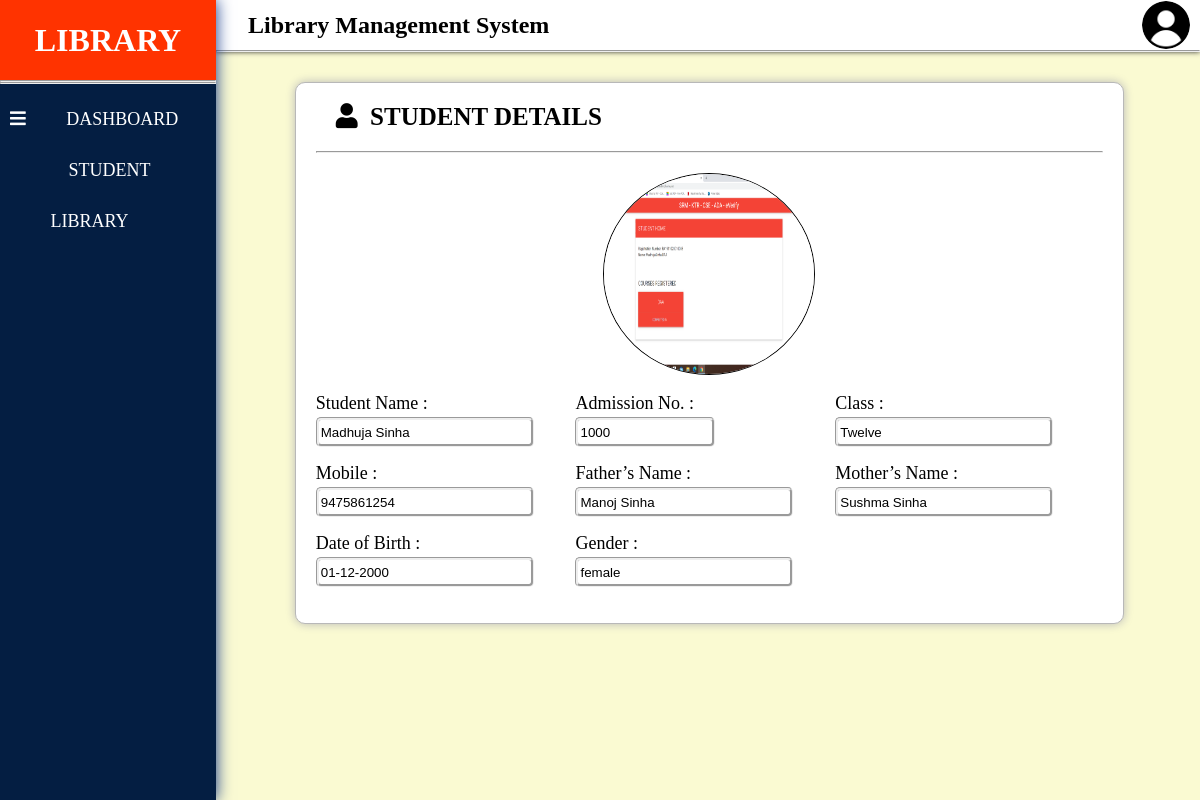
The page /student_details.php?var=1000 (signed in) on the database its author committed.
### tables this page shows
CREATE TABLE IF NOT EXISTS `student` (
  `id` int(10) NOT NULL AUTO_INCREMENT,
  `admission_no` varchar(10) NOT NULL,
  `studentname` varchar(50) NOT NULL,
  `fathername` varchar(50) NOT NULL,
  `mothername` varchar(50) NOT NULL,
  `gender` varchar(10) NOT NULL,
  `dob` date NOT NULL,
  `mobile` varchar(10) NOT NULL,
  `image` varchar(30) NOT NULL,
  `class` varchar(10) NOT NULL,
  `doc` timestamp NOT NULL DEFAULT CURRENT_TIMESTAMP,
  PRIMARY KEY (`id`)
);

### student_details.php (the view, shortened to what this page needs)
<?php
$adnum=$_GET['var'];
?>
<!DOCTYPE html PUBLIC "-//W3C//DTD XHTML 1.0 Transitional//EN" "http://www.w3.org/TR/xhtml1/DTD/xhtml1-transitional.dtd">
<html xmlns="http://www.w3.org/1999/xhtml">
<head>
<link rel="stylesheet" href="CSS/form_page.css" />
<link rel="stylesheet" href="https://pro.fontawesome.com/releases/v5.10.0/css/all.css"/>
</head>
<body>
<div class="body1">
  <?php
    require 'dropdown.php';
  ?>
</div>
<div class="body2">
  <div class="body2_head">
    <h2 class="body2_head1"><i class="fas fa-books"></i>&ensp;Library Management System</h2>
    <div class="user">
      <img src="Image/user.jpg" class="user-img" id="user-img" onclick="show()" />
    </div>
  </div>
  <hr />
  <div class="main-form">
    <div class="head">
      <p class="head-para"><i class="fas fa-user"></i>&ensp;STUDENT DETAILS</p>
    </div>
    <hr class="h1" />
    <?php
	  $stname="";
	  $gender="";
	  $mob="";
	  $fname="";
	  $mname="";
	  $dob="";
	  $img="";
	  $clss="";
	  $sql = "SELECT * FROM `student` WHERE admission_no=$adnum";
	  $run = mysqli_query($con, $sql);
	  while($row = mysqli_fetch_assoc($run))
	  {
		  $stname=$row['studentname'];
		  $fname=$row['fathername'];
	      $mname=$row['mothername'];
		  $dob=$row['dob'];
		  $gender=$row['gender'];
		  $mob=$row['mobile'];
		  $img=$row['image'];
	      $clss=$row['class'];
	  }
	  $dt=new DateTime($dob);
	  $newdt=date_format($dt,'d-m-Y');
    ?>
    <div class="img-container">
      <img src="<?php echo "Student_Image/".$img; ?>" class="st-image" />
    </div>
	<div class="container-100">
      <div class="type2">
        <label for="name">Student Name :</label>
        <input type="text" name="name" class="name" id="name" value="<?php echo $stname; ?>" readonly />
      </div>
      <div class="type2">
        <label for="admnum">Admission No. :</label>
        <input type="text" name="admnum" class="admnum" id="admnum" style="width:50%;" value="<?php echo $adnum; ?>" readonly />
      </div>
      <div class="type2">
        <label for="class">Class :</label>
        <input type="text" name="class" class="class" id="class" value="<?php echo $clss; ?>" readonly />
      </div>
    </div>
    <div class="container-100">
      <div class="type2">
        <label for="mob">Mobile :</label>
        <input type="text" name="mob" class="mob" id="mob" value="<?php echo $mob; ?>" readonly />
      </div>
      <div class="type2">
        <label for="fname">Father&rsquo;s Name :</label>
        <input type="text" name="fname" class="fname" id="fname" value="<?php echo $fname; ?>" readonly />
      </div>
      <div class="type2">
        <label for="mname">Mother&rsquo;s Name :</label>
        <input type="text" name="mname" class="mname" id="mname" value="<?php echo $mname; ?>" readonly />
      </div>
    </div>
    <div class="container-100">
      <div class="type2">
        <label for="dob">Date of Birth :</label>
        <input type="text" name="dob" class="dob" id="dob" value="<?php echo $newdt; ?>" readonly />
      </div>
       <div class="type2">
        <label for="gender">Gender :</label>
        <input type="text" name="gender" class="gender" id="gender" value="<?php echo $gender; ?>" readonly />
      </div>
      <div class="type2"></div>
    </div>
  </div>
</div>
</body>
</html>

### CSS/form_page.css (style rules this page uses)
* { margin:0px; padding:0px; }
body { background-color: #FAFAD2; }
.body1 { float: left; width: 18%; position: fixed; height: 100%; box-shadow: 0px 0px 15px #0E3386; }
.body2 { float: right; width: 82%; background-color: transparent; height: auto; }
.body2_head { width: 100%; height: 50px; background-color: #FFF; display: flex; align-items: center; justify-content: space-between; box-shadow: 0px 2px 5px #333333; }
.body2_head1 { margin-left: 20px; }
.user { margin-right: 10px; }
.user-img { border-radius: 50%; height: 48px; width: 48px; cursor: pointer; }
.main-form { width: 80%; margin: 30px 8% 50px 8%; height: auto; padding: 20px 20px 20px 20px; background-color: #FFF; box-shadow: 0px 0px 10px #B8B8B8; border: 1px solid #B8B8B8; border-radius: 10px; }
.head { padding: 0px 20px 20px 20px; height: auto; width: 80%; }
.head-para { font-size: 25px; font-weight: bold; }
hr.h1 { margin-bottom: 20px; }
.img-container { height: 220px; width: 100%; display: flex; justify-content: center; }
.st-image { height: 200px; width: 210px; border-radius: 50%; border: 1px solid #000; }
.container-100 { width: 100%; height: 70px; }
.type2 { width: 33%; height: 70px; float: left; }
input[type=text], .mob { width: 80%; border: groove; height: 20px; margin-top: 3px; padding: 2px; border-radius: 5px; display: block; }
label { font-size: 18px; }

### rows shown on the page
student: image (picture), name "Madhuja Sinha", class "Twelve", mob "9475861254", fname "Manoj Sinha", mname "Sushma Sinha", dob "01-12-2000", gender "female"
